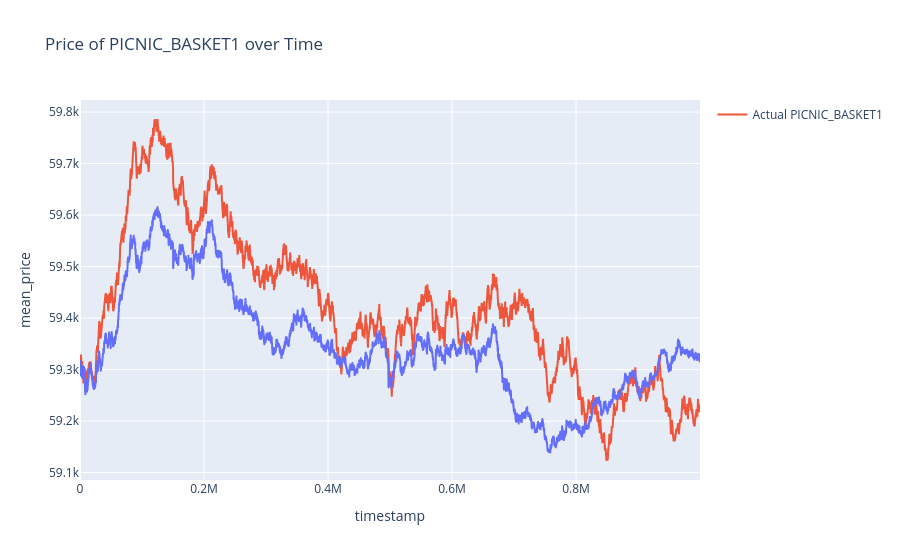

Notebook code cell kept with this figure:
### Code cell
# Specify the products for which you want the summation
# to check price correlation using graph
# `PICNIC_BASKET1` contains three products:

# 1. Six (6) `CROISSANTS`
# 2. Three (3) `JAMS`
# 3. One (1) `DJEMBE`
basketsyn= ["CROISSANTS", "JAMS", "DJEMBES"]
prod1 = "PICNIC_BASKET1"
prod2 = "PICNIC_BASKET2"

# Filter the DataFrame for the specified products
filtered_products = product_mean_values[product_mean_values['product'].isin(basketsyn)]

# Summing up the mean prices of the specified products for each timestamp
summed_mean_prices = filtered_products.groupby('timestamp').apply(
    lambda x: 6 * x[x['product'] == "CROISSANTS"]['mean_price'].sum() +
              3 * x[x['product'] == "JAMS"]['mean_price'].sum()+
                1 * x[x['product'] == "DJEMBES"]['mean_price'].sum()
).reset_index(name='mean_price')

# Creating a new DataFrame
summed_mean_prices_df = pd.DataFrame(summed_mean_prices)

# Display the new DataFrame
print(summed_mean_prices_df)


def make_cor():
    # to make synthetic basket1
    fig = px.line(summed_mean_prices, x='timestamp', y='mean_price',
                  title='Price of PICNIC_BASKET1 over Time')
    fig.add_scatter(x=price_dict["PICNIC_BASKET1"]['timestamp'],
                    y=price_dict["PICNIC_BASKET1"]['mean_price'],
                    mode='lines',
                    name='Actual PICNIC_BASKET1')
    fig.show()

make_cor()

### Figure 1 — Plotly figure (JSON) as saved in the notebook; plotly's stock layout.template omitted (floating-point values rounded to 4 significant figures; data arrays with more than 128 entries replaced by an {"elided": "..."} marker saying what was removed)
{"data": [{"hovertemplate": "timestamp=%{x}<br>mean_price=%{y}<extra></extra>", "legendgroup": "", "line": {"color": "#636efa", "dash": "solid"}, "marker": {"symbol": "circle"}, "mode": "lines", "name": "", "showlegend": false, "type": "scattergl", "x": {"elided": "10000 int values"}, "xaxis": "x", "y": {"elided": "10000 float values"}, "yaxis": "y"}, {"mode": "lines", "name": "Actual PICNIC_BASKET1", "type": "scatter", "x": {"elided": "10000 int values"}, "y": {"elided": "10000 float values"}}], "layout": {"legend": {"tracegroupgap": 0}, "title": {"text": "Price of PICNIC_BASKET1 over Time"}, "xaxis": {"anchor": "y", "domain": [0, 1], "title": {"text": "timestamp"}}, "yaxis": {"anchor": "x", "domain": [0, 1], "title": {"text": "mean_price"}}}}
